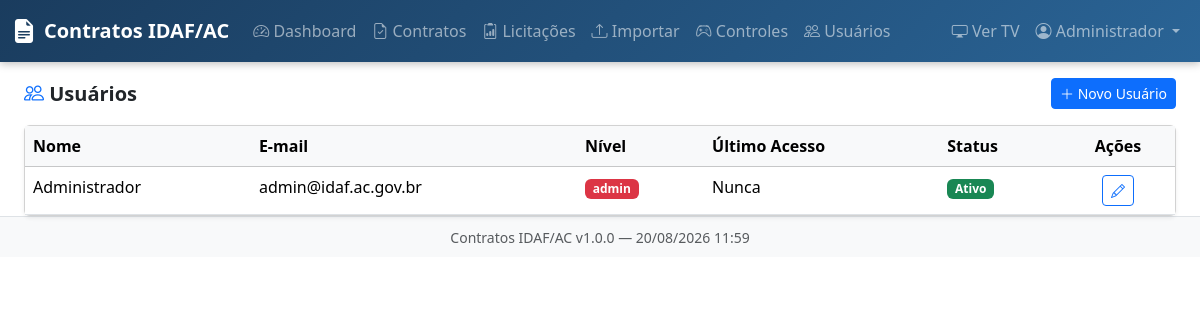
The app's page /modules/usuarios/index.php (signed in) with its own data.
### tables this page shows
CREATE TABLE usuarios (
    id INT AUTO_INCREMENT PRIMARY KEY,
    nome VARCHAR(150) NOT NULL,
    email VARCHAR(150) NOT NULL UNIQUE,
    senha_hash VARCHAR(255) NOT NULL,
    nivel ENUM('admin', 'visualizador') NOT NULL DEFAULT 'visualizador',
    ativo TINYINT(1) NOT NULL DEFAULT 1,
    ultimo_acesso DATETIME NULL,
    created_at DATETIME NOT NULL DEFAULT CURRENT_TIMESTAMP,
    updated_at DATETIME NOT NULL DEFAULT CURRENT_TIMESTAMP ON UPDATE CURRENT_TIMESTAMP
);

### includes/helpers.php (called while the page is built, shortened)
<?php
function sanitize(string $str): string {
    return htmlspecialchars(trim($str), ENT_QUOTES, 'UTF-8');
}

### modules/usuarios/index.php (the view, shortened to what this page needs)
<?php
$db = Database::get();
$usuarios = $db->query('SELECT * FROM usuarios ORDER BY nome')->fetchAll();
include __DIR__ . '/../../includes/header.php';
?>
<div class="d-flex align-items-center justify-content-between mb-3">
    <h5 class="mb-0 fw-bold"><i class="bi bi-people text-primary"></i> Usuários</h5>
    <button class="btn btn-primary btn-sm" data-bs-toggle="modal" data-bs-target="#modalUsuario">
        <i class="bi bi-plus-lg"></i> Novo Usuário
    </button>
</div>
<div class="card shadow-sm">
    <div class="card-body p-0">
        <table class="table table-hover mb-0">
            <thead class="table-light">
                <tr><th>Nome</th><th>E-mail</th><th>Nível</th><th>Último Acesso</th><th>Status</th><th class="text-center">Ações</th></tr>
            </thead>
            <tbody>
            <?php foreach ($usuarios as $u): ?>
            <tr>
                <td><?= sanitize($u['nome']) ?></td>
                <td><?= sanitize($u['email']) ?></td>
                <td><span class="badge <?= $u['nivel'] === 'admin' ? 'bg-danger' : 'bg-secondary' ?>"><?= $u['nivel'] ?></span></td>
                <td><?= $u['ultimo_acesso'] ? data_br($u['ultimo_acesso']) : 'Nunca' ?></td>
                <td><?= $u['ativo'] ? '<span class="badge bg-success">Ativo</span>' : '<span class="badge bg-secondary">Inativo</span>' ?></td>
                <td class="text-center text-nowrap">
                    <button class="btn btn-sm btn-outline-primary"
                            onclick="preencherModalEdicao(<?= htmlspecialchars(json_encode($u), ENT_QUOTES) ?>)">
                        <i class="bi bi-pencil"></i>
                    </button>
                </td>
            </tr>
            <?php endforeach; ?>
            </tbody>
        </table>
    </div>
</div>
<?php include __DIR__ . '/../../includes/footer.php'; ?>

### assets/css/app.css (style rules this page uses)
:root { --idaf-primary: #1a3c5e; --idaf-secondary: #2a6496; --idaf-accent: #f39c12; --status-vencido: #dc3545; --status-critico: #fd7e14; --status-atencao: #ffc107; --status-alerta: #33ccff; --status-regular: #198754; }

### records on screen
usuarios: nome "Administrador", email "admin@idaf.ac.gov.br", nivel "admin", shows "Nunca", ativo "Ativo"

### other values on screen
APP_NAME "Contratos IDAF/AC"
Auth::usuario_nome() "Administrador"
APP_VERSION "1.0.0"
